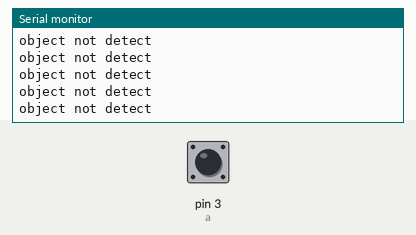
This sketch was run on a simulated Arduino Uno, built with avr-gcc and run on an emulated ATmega328P. On the bench: the last lines printed to the serial monitor. The test bench sets the inputs (shaded band); at power-on: pin 3 (a) LOW.

Above: at 1.2 s.
1.3 s: pin 3 (a) driven HIGH
At 2.0 s:
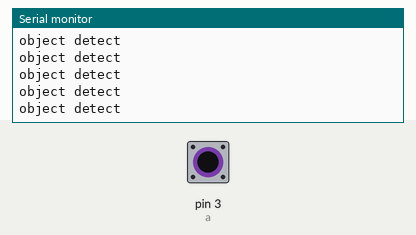
3.2 s: pin 3 (a) driven LOW
At 3.7 s:
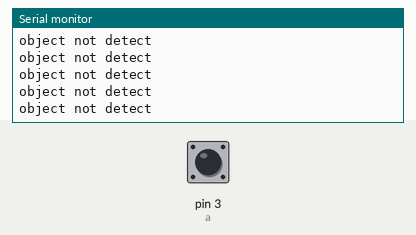
6.2 s: pin 3 (a) driven HIGH
At 7.0 s:
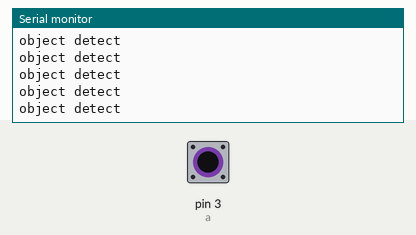
9.2 s: pin 3 (a) driven LOW
At 10.1 s:
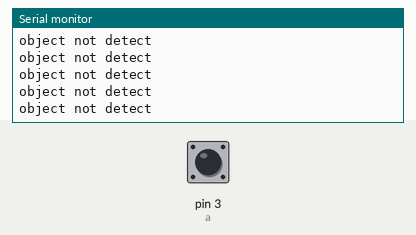
12.2 s: pin 3 (a) driven HIGH
At 13.1 s:
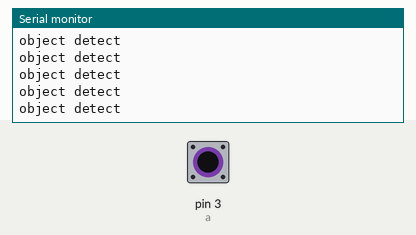

The sketch:

basic_IR_sensor.ino
```cpp
int a=3;
void setup() {
  // put your setup code here, to run once:
Serial.begin(9600);
pinMode(a,INPUT);
}

void loop() {
  // put your main code here, to run repeatedly:
if(digitalRead(a)==HIGH){
  Serial.println("object detect");
}
else
{
  Serial.println("object not detect");
}
}
```

Measured:
- after the input at 1.3 s, the serial monitor: prints a new line after 0.08 s (image 1)
